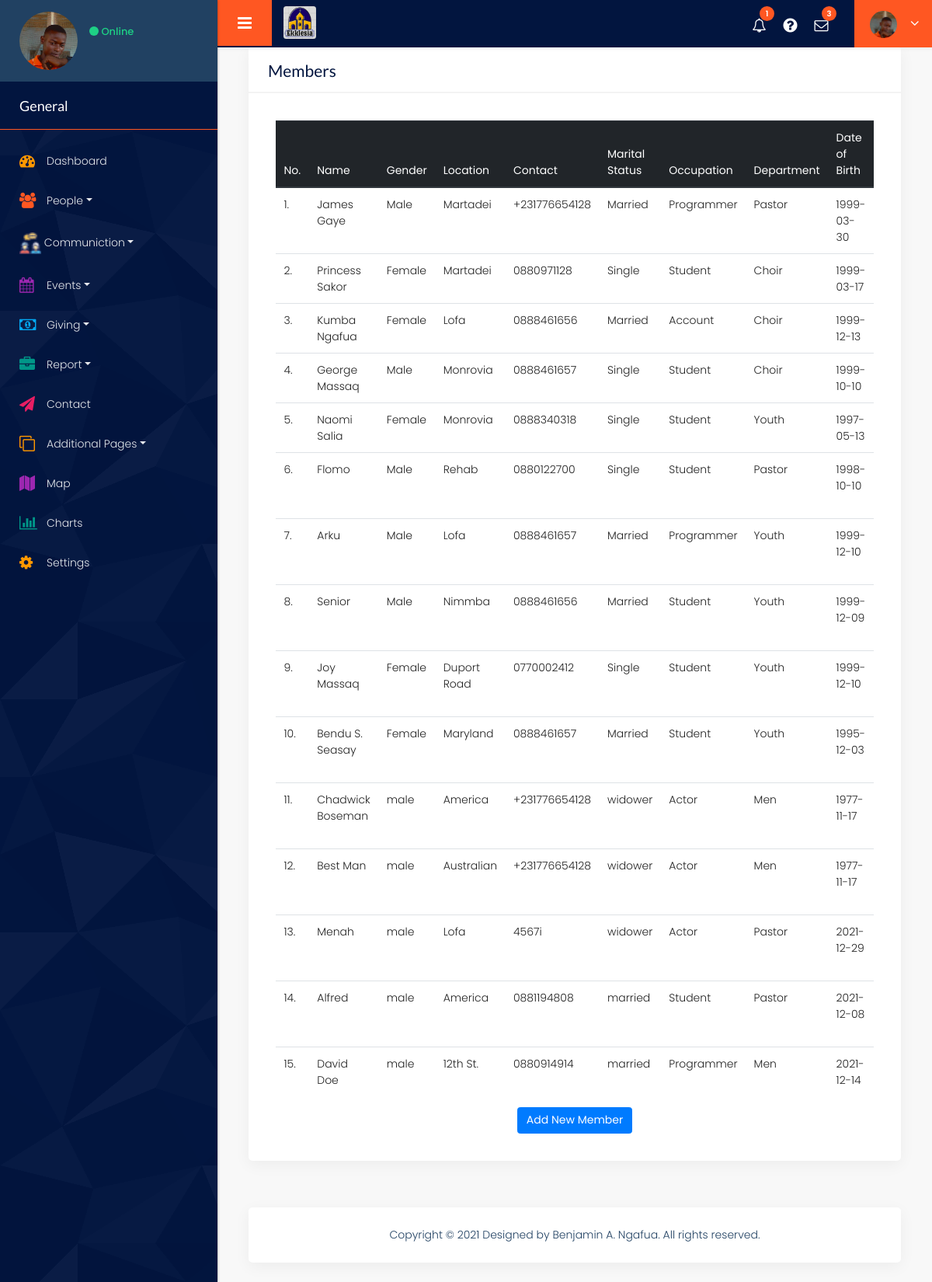
The app's page /member with its own data.
### tables this page shows
CREATE TABLE members (
        id INTEGER NOT NULL, 
        name VARCHAR(150), 
        location VARCHAR(150), 
        department VARCHAR(150), 
        email VARCHAR(100), 
        contact VARCHAR(150), 
        role_play VARCHAR(150), 
        occupation VARCHAR(150), 
        relationship VARCHAR(150), 
        date_of_birth VARCHAR(150), 
        gender VARCHAR(150), 
        joined_date DATETIME,
PRIMARY KEY (id)
);

### churchAPP/views.py (the view)
@views.route("/member")
def member():
    return seeMember()

### churchAPP/controller.py (called while the page is built)
def seeMember():
    members = db.execute("SELECT * FROM members ORDER BY id")
    return render_template("member.html",members=members)

### churchAPP/views.py (called while the page is built)
@views.app_context_processor
def notifyUpdate():
    notify = len(db.execute("SELECT * FROM offering;"))
    return  dict(notify=notify)

### churchAPP/templates/member.html (shortened to what this page needs)
{% extends "layout.html" %} {% block innerContaint %}
<div class="container-fluid">
    <div class="row">
        <div class="col-md-12">
            <div class="white_shd full margin_bottom_30">
                <div class="full graph_head">
                    <div class="heading1 margin_0">
                        <h2>Members</h2>
                    </div>
                </div>
                <div class="table_section padding_infor_info">
                    <div class="table-responsive-sm">
                        <table class="table">
                            <thead class="thead-dark">
                                <tr>
                                    <th>No.</th>
                                    <th>Name</th>
                                    <th>Gender</th>
                                    <th>Location</th>
                                    <th>Contact</th>
                                    <th>Marital Status</th>
                                    <th>Occupation</th>
                                    <th>Department</th>
                                    <th>Date of Birth</th>
                                </tr>
                            </thead>
                            <tbody>
                                {% for member in members %}
                                <tr>
                                    <td>{{member.id}}.</td>
                                    <td>{{member.name}}</td>
                                    <td>{{member.gender}}</td>
                                    <td>{{member.location}}</td>
                                    <td>{{member.contact}}</td>
                                    <td>{{member.relationship}}</td>
                                    <td>{{member.occupation}}</td>
                                    <td>{{member.department}}</td>
                                    <td>{{member.date_of_birth}}</td>
                                </tr>
                                {% endfor %}
                            </tbody>
                        </table>
                        <div class="button_block center"><button type="button" class="btn cur-p btn-primary"><a href="/add-new-member" id="a">Add New Member</a></button></div>
                    </div>
                </div>
            </div>
        </div>
    </div>
</div>
{% endblock %}

### churchAPP/templates/layout.html (shortened to what this page needs)
<!DOCTYPE html>
<html lang="en">
<head>
    <link rel="stylesheet" href="{{url_for('static', filename='css/bootstrap.min.css')}}" />
    <link rel="stylesheet" href="{{url_for('static', filename='css/color_2.css')}}" />
    <link rel="stylesheet" href="{{url_for('static', filename='css/bootstrap-select.css')}}" />
    <link rel="stylesheet" href="{{url_for('static', filename='css/perfect-scrollbar.css')}}" />
    <link rel="stylesheet" href="{{url_for('static', filename='css/custom.css')}}" />
    <link rel="stylesheet" href="{{url_for('static', filename='css/semantic.min.css')}}" />
    <link rel="stylesheet" href="{{url_for('static', filename='css/jquery.fancybox.css')}}" />
    <link rel="stylesheet" href="{{url_for('static', filename='style.css')}}" />
    <link rel="stylesheet" href="{{url_for('static', filename='css/responsive.css')}}" />
</head>
<body class="dashboard dashboard_1">
    <div class="full_container">
        <div class="inner_container">
            <nav id="sidebar" id="bbg">
                <div class="sidebar_blog_1">
                    <div class="sidebar_user_info">
                        <div class="user_profle_side">
                            <div class="user_img"><img class="img-responsive" src="{{url_for('static', filename='images/layout_img/user_img.jpg')}}" alt="#" /></div>
                            <div class="user_info">
                                <p><span class="online_animation"></span> Online</p>
                            </div>
                        </div>
                    </div>
                </div>
                <div class="sidebar_blog_2">
                    <h4>General</h4>
                    <ul class="list-unstyled components">
                        <li class="active"><a href="/home"><i class="fa fa-dashboard yellow_color"></i> <span>Dashboard</span></a></li>
                        <li><a href="#element" data-toggle="collapse" aria-expanded="false" class="dropdown-toggle"><i class="fa fa-users orange_color"> </i> <span>People</span></a>
                        </li>
                        <li>
                            <a href="#apps" data-toggle="collapse" aria-expanded="false" class="dropdown-toggle"><img style="width: 2rem;" src="{{url_for('static', filename='images/layout_img/communication.png')}}" alt=""> <span>Communiction</span></a>
                        </li>
                        <li><a href="#events" data-toggle="collapse" aria-expanded="false" class="dropdown-toggle"><i class="fa fa-calendar purple_color2"></i> <span>Events</span></a>
                        </li>
                        <li><a href="#giving" data-toggle="collapse" aria-expanded="false" class="dropdown-toggle"><i class="fa fa-money blue2_color"></i> <span>Giving</span></a>
                        </li>
                        <li><a href="#report" data-toggle="collapse" aria-expanded="false" class="dropdown-toggle"><i class="fa fa-briefcase  green_color"></i> <span>Report</span></a>
                        </li>
                        <li>
                            <a href="/contact">
                                <i class="fa fa-paper-plane red_color"></i> <span>Contact</span></a>
                        </li>
                        <li class="active"><a href="#additional_page" data-toggle="collapse" aria-expanded="false" class="dropdown-toggle"><i class="fa fa-clone yellow_color"></i> <span>Additional Pages</span></a>
                        </li>
                        <li><a href="/map"><i class="fa fa-map purple_color2"></i> <span>Map</span></a></li>
                        <li><a href="/charts"><i class="fa fa-bar-chart-o green_color"></i> <span>Charts</span></a></li>
                        <li><a href="/settings"><i class="fa fa-cog yellow_color"></i> <span>Settings</span></a></li>
                    </ul>
                </div>
            </nav>
            <div id="content">
                <div class="topbar">
                    <nav class="navbar navbar-expand-lg navbar-light">
                        <div class="full">
                            <button type="button" id="sidebarCollapse" class="sidebar_toggle"><i class="fa fa-bars"></i></button>
                            <div class="logo_section">
                                <a href="/home"><img class="img-responsive rounded" src="{{url_for('static', filename='images/logo/logo.png')}}" alt="#" /></a>
                            </div>
                            <div class="right_topbar">
                                <div class="icon_info">
                                    <ul>
                                        <li title="notitifications"><a href="#"><i class="fa fa-bell-o"></i><span class="badge"  onclick="javascript:this.innerHTML = 0">{{notify}}</span></a></li>
                                        <li><a href="#"><i class="fa fa-question-circle"></i></a></li>
                                        <li><a href="#"><i class="fa fa-envelope-o"></i><span class="badge">3</span></a></li>
                                    </ul>
                                    <ul class="user_profile_dd">
                                        <li>
                                            <a class="dropdown-toggle" data-toggle="dropdown"><img class="img-responsive rounded-circle" src="{{url_for('static', filename='images/layout_img/user_img.jpg')}}" alt="#" /></a>
                                        </li>
                                    </ul>
                                </div>
                            </div>
                        </div>
                    </nav>
                </div>
                <div class="midde_cont">
                    {% block innerContaint %} {% endblock %}
                    <div class="container-fluid text-warning">
                        <div class="footer">
                            <p>Copyright © 2021 Designed by Benjamin A. Ngafua. All rights reserved.
                            </p>
                        </div>
                    </div>
                </div>
            </div>
        </div>
    </div>
</body>
</html>

### churchAPP/static/css/color_2.css (style rules this page uses)
.topbar .navbar { background: rgb(201, 199, 199); box-shadow: 0 2px 5px rgba(0, 0, 0, 0.05); }
.sidebar_user_info { background: rgb(201, 199, 199); }
.sidebar_toggle { background: #0971b8; }
.icon_info ul.user_profile_dd>li { background: #0971b8; }
.icon_info span.badge { background: #0971b8; }
.icon_info ul li a { color: #333; }
#sidebar h4 { background: #f3f3f3; color: #222; border-bottom: none; }
#sidebar { background: rgb(201, 199, 199); background-image: url("../images/layout_img/pattern_h.png"); }
#sidebar ul li a { color: #222; }

### churchAPP/static/css/perfect-scrollbar.css (style rules this page uses)
.ps { overflow: hidden !important; overflow-anchor: none; -ms-overflow-style: none; touch-action: auto; -ms-touch-action: auto; }

### records on screen
members: id "1", name "James Gaye", gender "Male", location "Martadei", contact "+231776654128", relationship "Married", occupation "Programmer", department "Pastor", date_of_birth "1999-03-30"
members: id "2", name "Princess Sakor", gender "Female", location "Martadei", contact "0880971128", relationship "Single", occupation "Student", department "Choir", date_of_birth "1999-03-17"
members: id "3", name "Kumba Ngafua", gender "Female", location "Lofa", contact "0888461656", relationship "Married", occupation "Account", department "Choir", date_of_birth "1999-12-13"
members: id "4", name "George Massaq", gender "Male", location "Monrovia", contact "0888461657", relationship "Single", occupation "Student", department "Choir", date_of_birth "1999-10-10"
members: id "5", name "Naomi Salia", gender "Female", location "Monrovia", contact "0888340318", relationship "Single", occupation "Student", department "Youth", date_of_birth "1997-05-13"
members: id "6", name "Flomo", gender "Male", location "Rehab", contact "0880122700", relationship "Single", occupation "Student", department "Pastor", date_of_birth "1998-10-10"
members: id "7", name "Arku", gender "Male", location "Lofa", contact "0888461657", relationship "Married", occupation "Programmer", department "Youth", date_of_birth "1999-12-10"
members: id "8", name "Senior", gender "Male", location "Nimmba", contact "0888461656", relationship "Married", occupation "Student", department "Youth", date_of_birth "1999-12-09"
members: id "9", name "Joy Massaq", gender "Female", location "Duport Road", contact "0770002412", relationship "Single", occupation "Student", department "Youth", date_of_birth "1999-12-10"
members: id "10", name "Bendu S. Seasay", gender "Female", location "Maryland", contact "0888461657", relationship "Married", occupation "Student", department "Youth", date_of_birth "1995-12-03"
members: id "11", name "Chadwick Boseman", gender "male", location "America", contact "+231776654128", relationship "widower", occupation "Actor", department "Men", date_of_birth "1977-11-17"
members: id "12", name "Best Man", gender "male", location "Australian", contact "+231776654128", relationship "widower", occupation "Actor", department "Men", date_of_birth "1977-11-17"
members: id "13", name "Menah", gender "male", location "Lofa", contact "4567i", relationship "widower", occupation "Actor", department "Pastor", date_of_birth "2021-12-29"
members: id "14", name "Alfred", gender "male", location "America", contact "0881194808", relationship "married", occupation "Student", department "Pastor", date_of_birth "2021-12-08"
members: id "15", name "David Doe", gender "male", location "12th St.", contact "0880914914", relationship "married", occupation "Programmer", department "Men", date_of_birth "2021-12-14"

### other values on screen
{{ notify }} "1"
